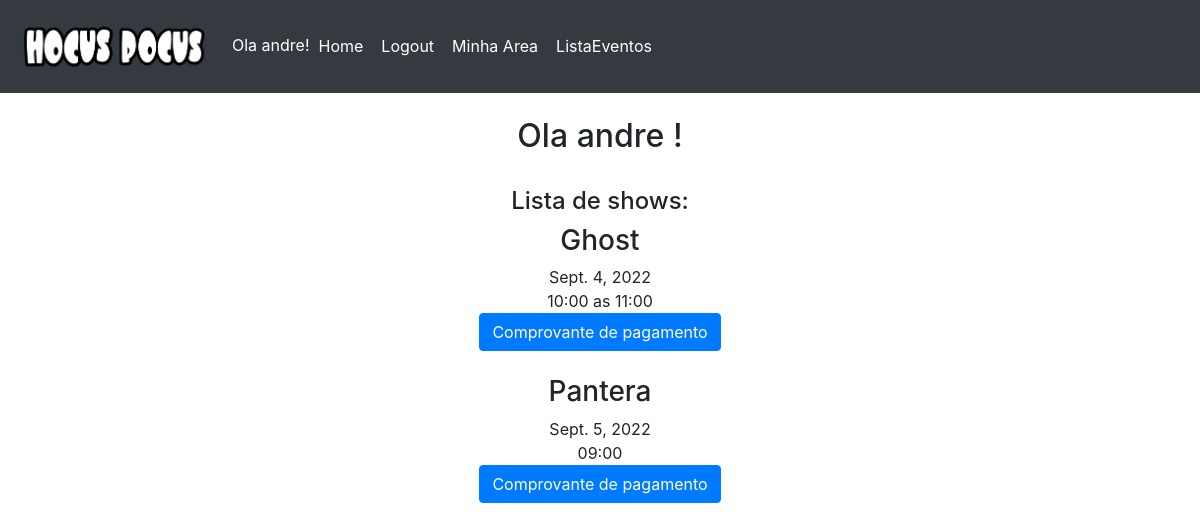
Page /dashboard (signed in) on the earlier database version.
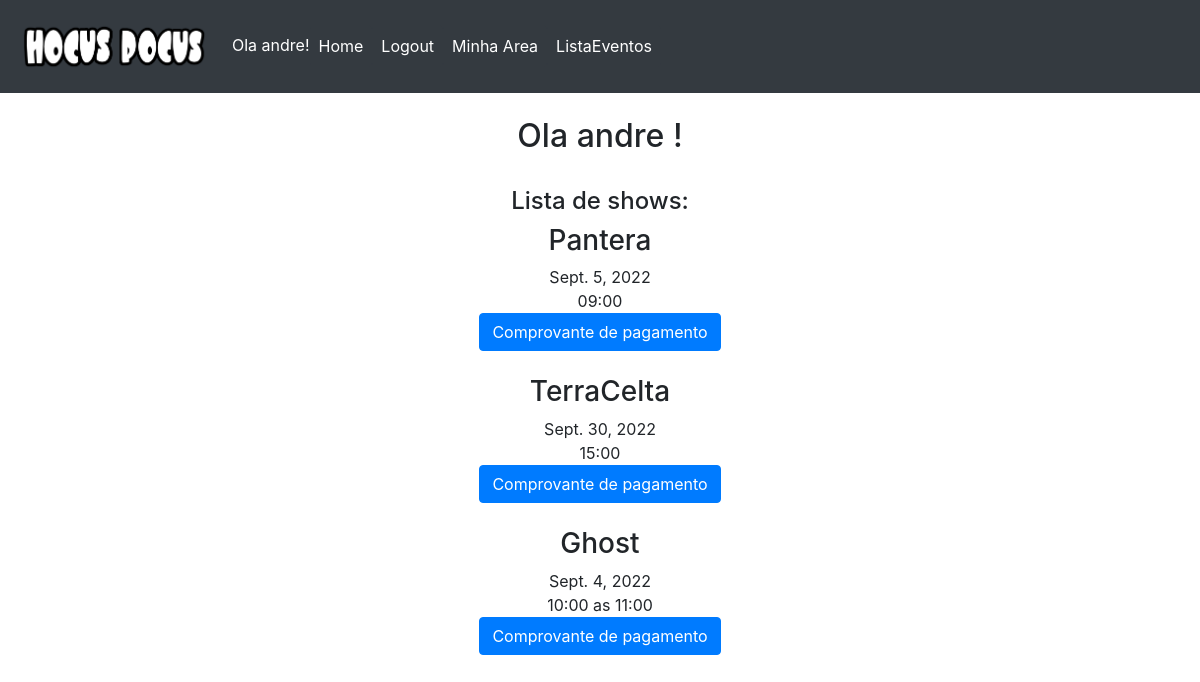
Same page on the later database version.
### show/models.py (models this page shows)
class Show(models.Model):
    titulo_show = models.CharField(max_length=100)
    descricao_show = models.CharField(max_length=300)
    horario_do_show = models.CharField(max_length=100, null=True)
    data_do_show = models.DateField(null=True)
    lista_reserva_sr = models.ManyToManyField(NomeLista, related_name="show")
    def __str__(self):
        return self.titulo_show

### usuario/views.py (the view)
# urls.py: path('dashboard', dashboard, name='dashboard'),
def dashboard(request):
    if request.method == 'POST' and request.FILES['imagem']:
        id = request.POST['id']
        imagem = request.FILES['imagem']
        fss = FileSystemStorage()
        fss.save(imagem.name, imagem)
        recibo = NomeLista.objects.filter(id=id)
        recibo.update(comprovante=imagem)
        if request.user.is_authenticated:
            usuario = request.user.usuario.usuario
            cpf = request.user.usuario.cpf
            nome = NomeLista.objects.filter(cpf=cpf)
            show = Show.objects.filter(lista_reserva_sr__nome=usuario)
            dados = {
                'nome': nome,
                'eventos': show
            }
        return render(request, 'dashboard.html', dados)
    else:
        if request.user.is_authenticated:
            usuario = request.user.usuario.usuario
            cpf = request.user.usuario.cpf
            nome = NomeLista.objects.filter(cpf=cpf)
            show = Show.objects.filter(lista_reserva_sr__nome=usuario)
            dados = {
                'nome': nome,
                'eventos': show
            }
            return render(request, 'dashboard.html', dados)
        else:
            return redirect('home')

### templates/dashboard.html (shortened to what this page needs)
{% extends 'base.html' %}
{% load static %}
{% block content %}
<body>
<div class="container mt-4 text-center">
    <h2> Ola {{ user.username }} ! </h2><br>
    <h4>Lista de shows:</h4>
{% for evento in eventos %}
<h3>{{ evento }}</h3>
{{ evento.data_do_show }}<br>
{{ evento.horario_do_show }}<br>
<button type="button" class="btn btn-primary mb-4" data-toggle="modal" data-target="#{{ evento }}">
  Comprovante de pagamento
</button>
    <br>
{% endfor %}
{% for evento in eventos %}
{% for area in evento.lista_reserva_sr.all %}
        </div>
    {% endfor %}
{% endfor %}
</div>
{% endblock %}

Differences in the rows shown:
shown differently, row unchanged: Show "Pantera": moves up the list
now on this page (row edited): Show: titulo_show "TerraCelta", data_do_show "Sept. 30, 2022", horario_do_show "15:00"
